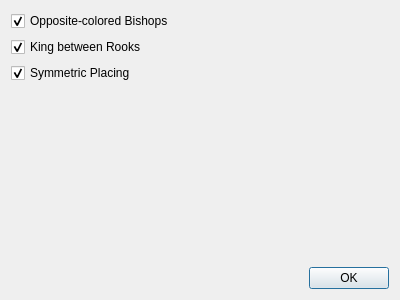
<?xml version="1.0" encoding="UTF-8"?>
<ui version="4.0">
 <class>OptionsForm</class>
 <widget class="QWidget" name="OptionsForm">
  <property name="geometry">
   <rect>
    <x>0</x>
    <y>0</y>
    <width>400</width>
    <height>300</height>
   </rect>
  </property>
  <property name="windowTitle">
   <string>Options</string>
  </property>
  <layout class="QVBoxLayout" name="verticalLayout">
   <item>
    <widget class="QCheckBox" name="forceOppositeColoredBishopsCheckBox">
     <property name="text">
      <string>Opposite-colored Bishops</string>
     </property>
     <property name="checked">
      <bool>true</bool>
     </property>
    </widget>
   </item>
   <item>
    <widget class="QCheckBox" name="forceKingBetweenRooksCheckBox">
     <property name="text">
      <string>King between Rooks</string>
     </property>
     <property name="checked">
      <bool>true</bool>
     </property>
    </widget>
   </item>
   <item>
    <widget class="QCheckBox" name="forceSymmetricPlacingCheckBox">
     <property name="text">
      <string>Symmetric Placing</string>
     </property>
     <property name="checked">
      <bool>true</bool>
     </property>
    </widget>
   </item>
   <item>
    <spacer name="verticalSpacer">
     <property name="orientation">
      <enum>Qt::Vertical</enum>
     </property>
     <property name="sizeHint" stdset="0">
      <size>
       <width>20</width>
       <height>40</height>
      </size>
     </property>
    </spacer>
   </item>
   <item>
    <widget class="QDialogButtonBox" name="buttonBox">
     <property name="standardButtons">
      <set>QDialogButtonBox::Ok</set>
     </property>
    </widget>
   </item>
  </layout>
 </widget>
 <resources/>
 <connections/>
</ui>
